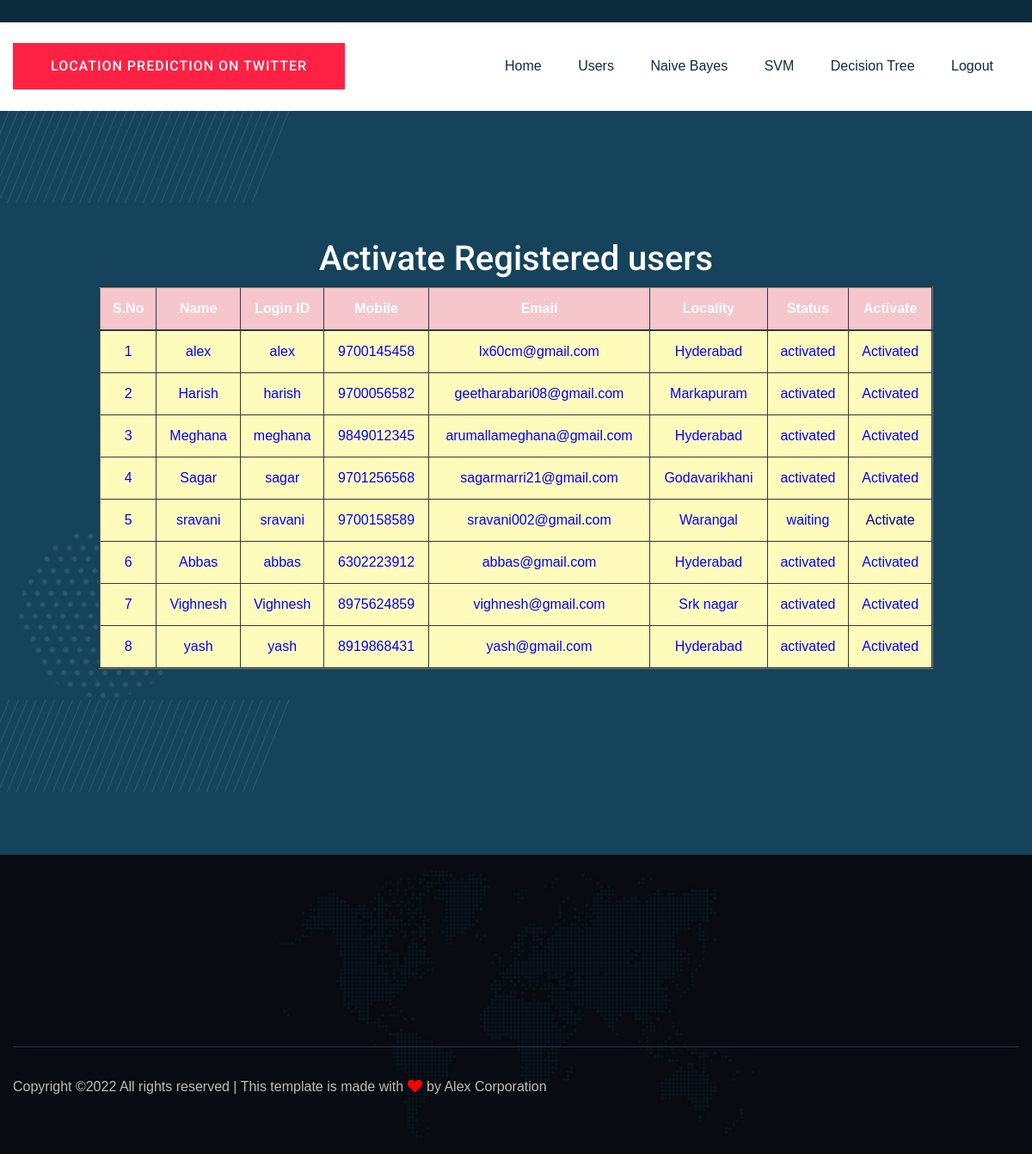
Page /ViewRegisteredUsers/ on the committed database.
### users/models.py (models this page shows, shortened)
class UserRegistrationModel(models.Model):
    name = models.CharField(max_length=100)
    loginid = models.CharField(unique=True, max_length=100)
    password = models.CharField(max_length=100)
    mobile = models.CharField(unique=True, max_length=100)
    email = models.CharField(unique=True, max_length=100)
    locality = models.CharField(max_length=100)
    address = models.CharField(max_length=1000)
    city = models.CharField(max_length=100)
    state = models.CharField(max_length=100)
    status = models.CharField(max_length=100)
    class Meta:
        db_table = 'UserRegistrations'

### admins/views.py (the view)
# urls.py: path("ViewRegisteredUsers/", admins.ViewRegisteredUsers, name="ViewRegisteredUsers"),
def ViewRegisteredUsers(request):
    data = UserRegistrationModel.objects.all()
    return render(request, 'admins/RegisteredUsers.html', {'data': data})

### assets/templates/admins/RegisteredUsers.html
{%extends 'admins/adminbase.html'%}
{%load static%}
{%block contents%}
    <div class="testimonial-area testimonial-padding" data-background="{%static 'img/gallery/section_bg04.jpg'%}">
        <div class="container ">
            <div class="row d-flex justify-content-center">
                <div class="col-xl-10 col-lg-10 col-md-9">
                    <div class="h1-testimonial-active">
                        <div class="single-testimonial text-center">
                                   <h1><font color="WHITE"> Activate Registered users</font></h1>
                                         <table border="2px" class="table table-hover table-dark">
                    <thead>
                    <tr class="table-danger">
                        <th scope="col">S.No</th>
                        <th scope="col">Name</th>
                        <th scope="col">Login ID</th>
                        <th scope="col">Mobile</th>
                        <th scope="col">Email</th>
                        <th scope="col">Locality</th>
                        <th scope="col">Status</th>
                        <th scope="col">Activate</th>
                    </tr>
                    </thead>
                    <tbody>
                    {% for i in data %}
                    <tr scope="row" style="color: BLUE; background-color:#FFFCBB">
                        <td>{{forloop.counter}}</td>
                        <td>{{i.name}}</td>
                        <td>{{i.loginid}}</td>
                        <td>{{i.mobile}}</td>
                        <td>{{i.email}}</td>
                        <td>{{i.locality}}</td>
                        <td>{{i.status}}</td>
                        {% if i.status == 'waiting' %}
                        <td><a class="btn-link" href="/AdminActivaUsers/?uid={{ i.id }}"
                               style="color:DARKBLUE">Activate</a></td>
                        {% else %}
                        <td> Activated</td>
                        {% endif %}
                    </tr>
                    {% endfor %}
                    </tbody>
                </table>
                        </div>
                    </div>
                </div>
            </div>
        </div>
    </div>
{%endblock%}

### assets/templates/admins/adminbase.html (shortened to what this page needs)
<!doctype html>
{%load static%}
<html class="no-js" lang="zxx">
<head>
	<link rel="stylesheet" href="{%static 'css/bootstrap.min.css'%}">
	<link rel="stylesheet" href="{%static 'css/owl.carousel.min.css'%}">
	<link rel="stylesheet" href="{%static 'css/slicknav.css'%}">
	<link rel="stylesheet" href="{%static 'css/flaticon.css'%}">
	<link rel="stylesheet" href="{%static 'css/animate.min.css'%}">
	<link rel="stylesheet" href="{%static 'css/magnific-popup.css'%}">
	<link rel="stylesheet" href="{%static 'css/fontawesome-all.min.css'%}">
	<link rel="stylesheet" href="{%static 'css/themify-icons.css'%}">
	<link rel="stylesheet" href="{%static 'css/slick.css'%}">
	<link rel="stylesheet" href="{%static 'css/nice-select.css'%}">
	<link rel="stylesheet" href="{%static 'css/style.css'%}">
</head>
<body class="body-bg">
<header>
    <div class="header-area">
        <div class="main-header ">
            <div class="header-top d-none d-lg-block">
            </div>
            <div class="header-bottom  header-sticky">
                <div class="container">
                    <div class="row align-items-center">
                        <div class="col-xl-2 col-lg-2">
                            <div class="logo">
                               <a href="about.html" class="btn post-btn">Location Prediction on Twitter</a>
                            </div>
                        </div>
                        <div class="col-xl-10 col-lg-10">
                            <div class="menu-wrapper  d-flex align-items-center justify-content-end">
                                <div class="main-menu d-none d-lg-block">
                                    <nav>
                                        <ul id="navigation">
                                            <li><a href="{%url 'AdminHome'%}">Home</a></li>
                                            <li><a href="{%url 'ViewRegisteredUsers'%}">Users</a></li>
                                            <li><a href="{%url 'AdminNaiveBayes'%}">Naive Bayes</a></li>
                                            <li><a href="{%url 'AdminSVM'%}">SVM</a></li>
                                             <li><a href="{%url 'AdminDecisionTree'%}">Decision Tree</a></li>
                                            <li><a href="{%url 'logout'%}">Logout</a></li>
                                        </ul>
                                    </nav>
                                </div>
                            </div>
                        </div>
                        <div class="col-12">
                        </div>
                    </div>
                </div>
            </div>
        </div>
    </div>
</header>
<main>
    {%block contents%}
    {%endblock%}
</main>
<footer>
    <div class="footer-area section-bg" data-background="{%static 'img/gallery/footer_bg.jpg'%}">
        <div class="container">
            <div class="footer-top footer-padding">
            </div>
            <div class="footer-bottom">
                <div class="row d-flex justify-content-between align-items-center">
                    <div class="col-xl-9 col-lg-8">
                        <div class="footer-copy-right">
                            <p>
  Copyright &copy;<script>document.write(new Date().getFullYear());</script> All rights reserved | This template is made with <i class="fa fa-heart" aria-hidden="true"></i> by Alex Corporation
  </p>
                        </div>
                    </div>
                </div>
            </div>
        </div>
    </div>
</footer>
    </body>
</html>

### rows in the picture
UserRegistrationModel: name "alex", loginid "alex", mobile "9700145458", email "lx60cm@gmail.com", locality "Hyderabad", status "activated", shows "Activated"
UserRegistrationModel: name "Harish", loginid "harish", mobile "9700056582", email "geetharabari08@gmail.com", locality "Markapuram", status "activated", shows "Activated"
UserRegistrationModel: name "Meghana", loginid "meghana", mobile "9849012345", email "arumallameghana@gmail.com", locality "Hyderabad", status "activated", shows "Activated"
UserRegistrationModel: name "Sagar", loginid "sagar", mobile "9701256568", email "sagarmarri21@gmail.com", locality "Godavarikhani", status "activated", shows "Activated"
UserRegistrationModel: name "sravani", loginid "sravani", mobile "9700158589", email "sravani002@gmail.com", locality "Warangal", status "waiting"
UserRegistrationModel: name "Abbas", loginid "abbas", mobile "6302223912", email "abbas@gmail.com", locality "Hyderabad", status "activated", shows "Activated"
UserRegistrationModel: name "Vighnesh", loginid "Vighnesh", mobile "8975624859", email "vighnesh@gmail.com", locality "Srk nagar", status "activated", shows "Activated"
UserRegistrationModel: name "yash", loginid "yash", mobile "8919868431", email "yash@gmail.com", locality "Hyderabad", status "activated", shows "Activated"
